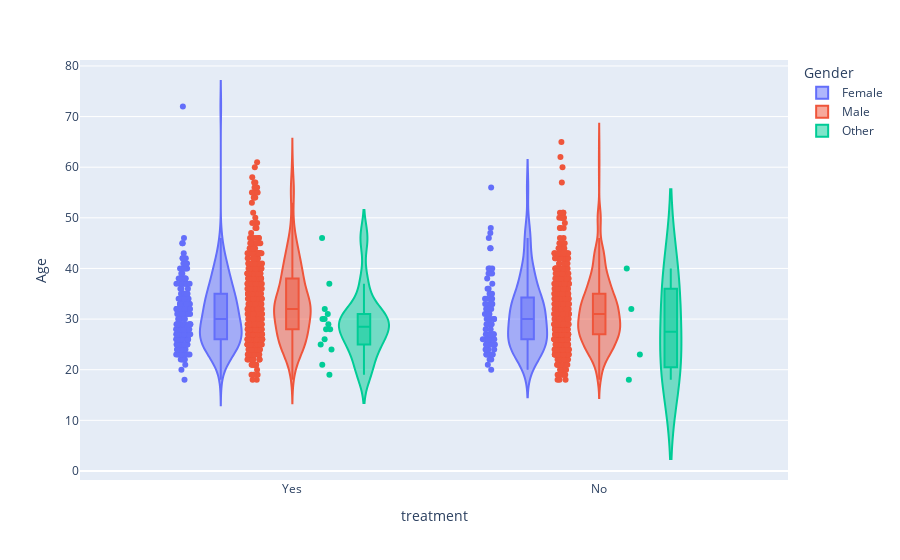

The cell this chart's notebook holds for it:
### Code cell
#Treatment analysis from the age-gender point
#Import Plotly.Express
import plotly.express as px

#Setting Values
fig = px.violin(df, y="Age", x="treatment", color="Gender", box=True, points="all")

#Show the Plot
fig.show()

### Figure 1 — Plotly figure (JSON) as saved in the notebook; plotly's stock layout.template omitted (floating-point values rounded to 4 significant figures; data arrays with more than 128 entries replaced by an {"elided": "..."} marker saying what was removed)
{"data": [{"alignmentgroup": "True", "box": {"visible": true}, "hovertemplate": "Gender=Female<br>treatment=%{x}<br>Age=%{y}<extra></extra>", "legendgroup": "Female", "marker": {"color": "#636efa"}, "name": "Female", "offsetgroup": "Female", "orientation": "v", "points": "all", "scalegroup": "True", "showlegend": true, "type": "violin", "x": {"elided": "247 str values"}, "x0": " ", "xaxis": "x", "y": {"elided": "247 int values"}, "y0": " ", "yaxis": "y"}, {"alignmentgroup": "True", "box": {"visible": true}, "hovertemplate": "Gender=Male<br>treatment=%{x}<br>Age=%{y}<extra></extra>", "legendgroup": "Male", "marker": {"color": "#EF553B"}, "name": "Male", "offsetgroup": "Male", "orientation": "v", "points": "all", "scalegroup": "True", "showlegend": true, "type": "violin", "x": {"elided": "982 str values"}, "x0": " ", "xaxis": "x", "y": {"elided": "982 int values"}, "y0": " ", "yaxis": "y"}, {"alignmentgroup": "True", "box": {"visible": true}, "hovertemplate": "Gender=Other<br>treatment=%{x}<br>Age=%{y}<extra></extra>", "legendgroup": "Other", "marker": {"color": "#00cc96"}, "name": "Other", "offsetgroup": "Other", "orientation": "v", "points": "all", "scalegroup": "True", "showlegend": true, "type": "violin", "x": ["No", "No", "Yes", "Yes", "Yes", "Yes", "Yes", "No", "Yes", "Yes", "Yes", "No", "Yes", "Yes", "Yes", "Yes", "Yes", "Yes"], "x0": " ", "xaxis": "x", "y": [23, 18, 30, 25, 29, 31, 30, 40, 28, 21, 37, 32, 19, 32, 28, 26, 46, 24], "y0": " ", "yaxis": "y"}], "layout": {"autosize": true, "legend": {"title": {"text": "Gender"}, "tracegroupgap": 0}, "margin": {"t": 60}, "violinmode": "group", "xaxis": {"anchor": "y", "autorange": true, "domain": [0, 1], "range": [-0.6899, 1.615], "title": {"text": "treatment"}, "type": "category"}, "yaxis": {"anchor": "x", "autorange": true, "domain": [0, 1], "range": [-1.786, 81.17], "title": {"text": "Age"}, "type": "linear"}}}
